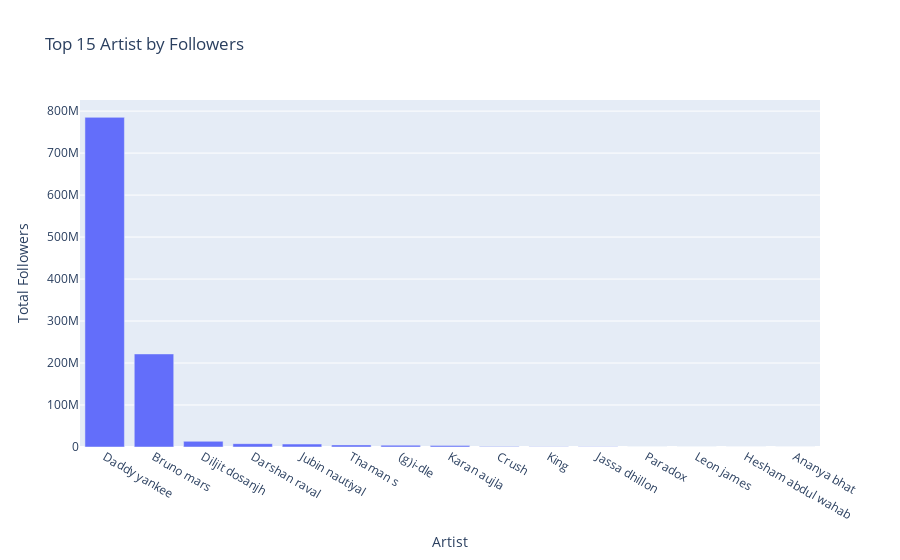

This figure's notebook cell:
### Markdown cell above
### Top 15 Artists by Followers

### Code cell
# Grouping the artist and finding top 15 by followers
followers = df1[['Artist', 'Followers']].groupby('Artist').sum().sort_values('Followers', ascending = False).head(15).reset_index()
#Building visuals
fig = px.bar(followers, y = "Followers", x = 'Artist', orientation = 'v', title = "Top 15 Artist by Followers",labels={"Artist": "Artist","Followers": "Total Followers"})
fig.show()

### Figure 1 — Plotly figure (JSON) as saved in the notebook; plotly's stock layout.template omitted (floating-point values rounded to 4 significant figures)
{"data": [{"alignmentgroup": "True", "hovertemplate": "Artist=%{x}<br>Total Followers=%{y}<extra></extra>", "legendgroup": "", "marker": {"color": "#636efa", "pattern": {"shape": ""}}, "name": "", "offsetgroup": "", "orientation": "v", "showlegend": false, "textposition": "auto", "type": "bar", "x": ["Daddy yankee", "Bruno mars", "Diljit dosanjh", "Darshan raval", "Jubin nautiyal", "Thaman s", "(g)i-dle", "Karan aujla", "Crush", "King", "Jassa dhillon", "Paradox", "Leon james", "Hesham abdul wahab", "Ananya bhat"], "xaxis": "x", "y": [785144126, 221668305, 13547185, 7941553, 6996280, 4996921, 4325180, 3299470, 1054638, 830215, 540693, 165953, 162810, 108973, 71184], "yaxis": "y"}], "layout": {"barmode": "relative", "legend": {"tracegroupgap": 0}, "title": {"text": "Top 15 Artist by Followers"}, "xaxis": {"anchor": "y", "domain": [0, 1], "title": {"text": "Artist"}}, "yaxis": {"anchor": "x", "domain": [0, 1], "title": {"text": "Total Followers"}}}}
